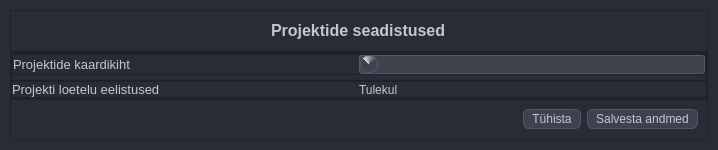
<?xml version="1.0" encoding="UTF-8"?>
<ui version="4.0">
 <class>LayeAdjuster</class>
 <widget class="QDialog" name="LayeAdjuster">
  <property name="geometry">
   <rect>
    <x>0</x>
    <y>0</y>
    <width>718</width>
    <height>150</height>
   </rect>
  </property>
  <property name="sizePolicy">
   <sizepolicy hsizetype="Fixed" vsizetype="Fixed">
    <horstretch>0</horstretch>
    <verstretch>0</verstretch>
   </sizepolicy>
  </property>
  <property name="windowTitle">
   <string>Mailabl projektide eelistused</string>
  </property>
  <property name="styleSheet">
   <string notr="true">/*üleüldine taust ja toonid*/
/*--gray-0: #fff;
    --gray-50: #f7f7f8;
    --gray-100: #ececf1;
    --gray-200: #d9d9e3;
    --gray-300: #c5c5d2;
    --gray-400: #acacbe;
    --gray-500: #8e8ea0;
    --gray-600: #565869;
    --gray-700: #40414f;
    --gray-800: #343541;
    --gray-900: #202123;
    --gray-950: #050509;
*/

/*style the combobox itself*/


QWidget{
    background-color: #272c35;
	color:#c5c5d2
}


/*esialgu jaotamata omadused*/
QComboBox{

	background-color:#40414f;
	color:#ececf1;
	border: 1px solid #565869;
	border-radius: 3px;
	padding-left: 5px
}

/*Style the dropdown area*/
QComboBox::drop-down{
	background-color: qconicalgradient(cx:0.5, cy:0.5, angle:135, stop:0.704545 rgba(64, 65, 79), stop:1 rgba(217, 217, 227));
	border: 1px solid #565869;
	border-radius: 8px;
	height:16px;
	width: 16px;
	subcontrol-origin: padding;
    subcontrol-position: left
}

QComboBox::on{

  	border: 0.5px solid #acacbe;
}

QAbstractItemView {
	background-color:#40414f;
	color:#ececf1;
	border: 1px solid #565869;
	border-radius: 4px;
	padding-left: 5px
}


QPushButton{
	padding: 2px 8px;
	text-align: center;
	border-radius: 6px;
	background-color:#40414f;
	border: 1px solid #565869;
}


QPushButton:hover{
    background-color: #8e8ea0;
	border: 0.5px solid #acacbe;
	color: #343541;
	text-align: center;	
	padding: 2px 8px;
    border-radius: 6px;
	
}

QLabel {

}</string>
  </property>
  <layout class="QVBoxLayout" name="verticalLayout">
   <property name="spacing">
    <number>0</number>
   </property>
   <property name="leftMargin">
    <number>10</number>
   </property>
   <property name="topMargin">
    <number>10</number>
   </property>
   <property name="rightMargin">
    <number>10</number>
   </property>
   <property name="bottomMargin">
    <number>10</number>
   </property>
   <item>
    <widget class="QFrame" name="f_Label">
     <property name="frameShape">
      <enum>QFrame::StyledPanel</enum>
     </property>
     <property name="frameShadow">
      <enum>QFrame::Raised</enum>
     </property>
     <layout class="QVBoxLayout" name="verticalLayout_2">
      <property name="spacing">
       <number>0</number>
      </property>
      <property name="leftMargin">
       <number>0</number>
      </property>
      <property name="topMargin">
       <number>0</number>
      </property>
      <property name="rightMargin">
       <number>0</number>
      </property>
      <property name="bottomMargin">
       <number>0</number>
      </property>
      <item alignment="Qt::AlignHCenter">
       <widget class="QLabel" name="label">
        <property name="sizePolicy">
         <sizepolicy hsizetype="Fixed" vsizetype="Fixed">
          <horstretch>0</horstretch>
          <verstretch>0</verstretch>
         </sizepolicy>
        </property>
        <property name="font">
         <font>
          <family>Tahoma</family>
          <pointsize>12</pointsize>
          <weight>75</weight>
          <bold>true</bold>
         </font>
        </property>
        <property name="text">
         <string>Projektide seadistused</string>
        </property>
       </widget>
      </item>
     </layout>
    </widget>
   </item>
   <item>
    <widget class="QFrame" name="f_Main">
     <property name="frameShape">
      <enum>QFrame::StyledPanel</enum>
     </property>
     <property name="frameShadow">
      <enum>QFrame::Raised</enum>
     </property>
     <layout class="QVBoxLayout" name="verticalLayout_4">
      <property name="spacing">
       <number>0</number>
      </property>
      <property name="leftMargin">
       <number>0</number>
      </property>
      <property name="topMargin">
       <number>0</number>
      </property>
      <property name="rightMargin">
       <number>0</number>
      </property>
      <property name="bottomMargin">
       <number>0</number>
      </property>
      <item>
       <widget class="QFrame" name="f_Main_2">
        <property name="frameShape">
         <enum>QFrame::StyledPanel</enum>
        </property>
        <property name="frameShadow">
         <enum>QFrame::Raised</enum>
        </property>
        <layout class="QVBoxLayout" name="verticalLayout_3">
         <property name="spacing">
          <number>0</number>
         </property>
         <property name="leftMargin">
          <number>0</number>
         </property>
         <property name="topMargin">
          <number>0</number>
         </property>
         <property name="rightMargin">
          <number>0</number>
         </property>
         <property name="bottomMargin">
          <number>5</number>
         </property>
         <item>
          <widget class="QFrame" name="f_Main_3">
           <property name="frameShape">
            <enum>QFrame::StyledPanel</enum>
           </property>
           <property name="frameShadow">
            <enum>QFrame::Raised</enum>
           </property>
           <layout class="QHBoxLayout" name="horizontalLayout_3">
            <property name="spacing">
             <number>0</number>
            </property>
            <property name="leftMargin">
             <number>0</number>
            </property>
            <property name="topMargin">
             <number>0</number>
            </property>
            <property name="rightMargin">
             <number>0</number>
            </property>
            <property name="bottomMargin">
             <number>0</number>
            </property>
            <item>
             <widget class="QLabel" name="lblCurrect_Cadastral_2">
              <property name="font">
               <font>
                <family>Tahoma</family>
                <pointsize>10</pointsize>
               </font>
              </property>
              <property name="text">
               <string>Projektide kaardikiht</string>
              </property>
             </widget>
            </item>
            <item>
             <widget class="QComboBox" name="cmbProjects_Layer">
              <property name="baseSize">
               <size>
                <width>0</width>
                <height>0</height>
               </size>
              </property>
              <property name="font">
               <font>
                <pointsize>10</pointsize>
               </font>
              </property>
              <property name="sizeAdjustPolicy">
               <enum>QComboBox::AdjustToContents</enum>
              </property>
              <property name="iconSize">
               <size>
                <width>6</width>
                <height>6</height>
               </size>
              </property>
              <item>
               <property name="text">
                <string/>
               </property>
              </item>
              <item>
               <property name="text">
                <string/>
               </property>
              </item>
              <item>
               <property name="text">
                <string/>
               </property>
              </item>
              <item>
               <property name="text">
                <string/>
               </property>
              </item>
             </widget>
            </item>
           </layout>
          </widget>
         </item>
        </layout>
       </widget>
      </item>
      <item>
       <widget class="QFrame" name="f_Main_1">
        <property name="frameShape">
         <enum>QFrame::StyledPanel</enum>
        </property>
        <property name="frameShadow">
         <enum>QFrame::Raised</enum>
        </property>
        <layout class="QHBoxLayout" name="horizontalLayout">
         <property name="spacing">
          <number>0</number>
         </property>
         <property name="leftMargin">
          <number>0</number>
         </property>
         <property name="topMargin">
          <number>0</number>
         </property>
         <property name="rightMargin">
          <number>0</number>
         </property>
         <property name="bottomMargin">
          <number>0</number>
         </property>
         <item>
          <widget class="QLabel" name="lblCurrect_Cadastral">
           <property name="font">
            <font>
             <family>Tahoma</family>
             <pointsize>10</pointsize>
            </font>
           </property>
           <property name="text">
            <string>Projekti loetelu eelistused</string>
           </property>
          </widget>
         </item>
         <item>
          <widget class="QLabel" name="label_2">
           <property name="text">
            <string>Tulekul</string>
           </property>
          </widget>
         </item>
        </layout>
       </widget>
      </item>
     </layout>
    </widget>
   </item>
   <item>
    <widget class="QFrame" name="f_Buttons">
     <property name="frameShape">
      <enum>QFrame::StyledPanel</enum>
     </property>
     <property name="frameShadow">
      <enum>QFrame::Raised</enum>
     </property>
     <layout class="QHBoxLayout" name="horizontalLayout_2">
      <item>
       <spacer name="horizontalSpacer">
        <property name="orientation">
         <enum>Qt::Horizontal</enum>
        </property>
        <property name="sizeHint" stdset="0">
         <size>
          <width>411</width>
          <height>20</height>
         </size>
        </property>
       </spacer>
      </item>
      <item>
       <widget class="QPushButton" name="pbCancel">
        <property name="text">
         <string>Tühista</string>
        </property>
       </widget>
      </item>
      <item>
       <widget class="QPushButton" name="pbSave">
        <property name="font">
         <font>
          <family>Tahoma</family>
         </font>
        </property>
        <property name="text">
         <string>Salvesta andmed</string>
        </property>
        <property name="icon">
         <iconset>
          <normaloff>../../icons/Icons_hele/save.svg</normaloff>../../icons/Icons_hele/save.svg</iconset>
        </property>
        <property name="iconSize">
         <size>
          <width>18</width>
          <height>18</height>
         </size>
        </property>
       </widget>
      </item>
     </layout>
    </widget>
   </item>
  </layout>
 </widget>
 <resources/>
 <connections/>
</ui>
